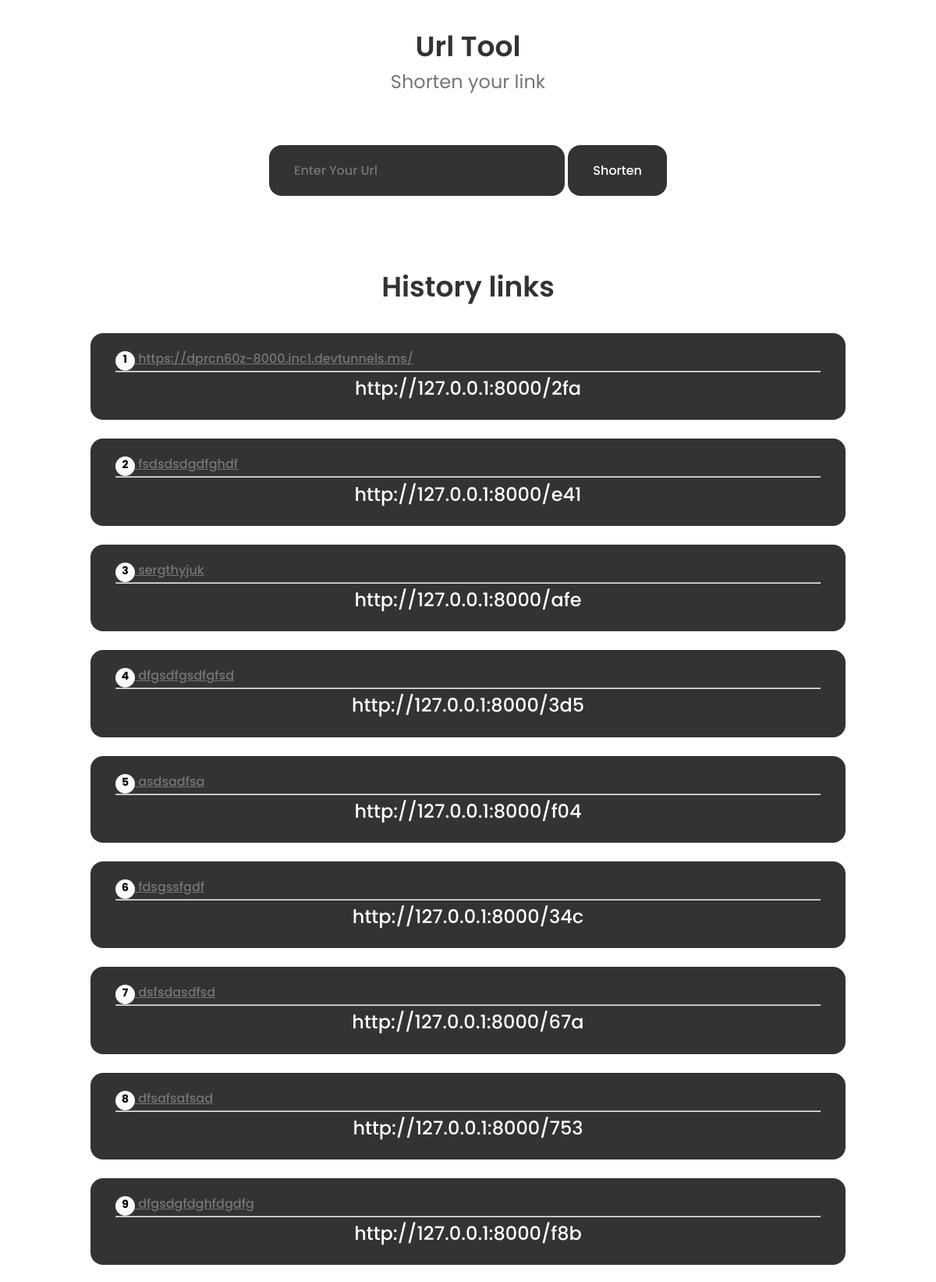
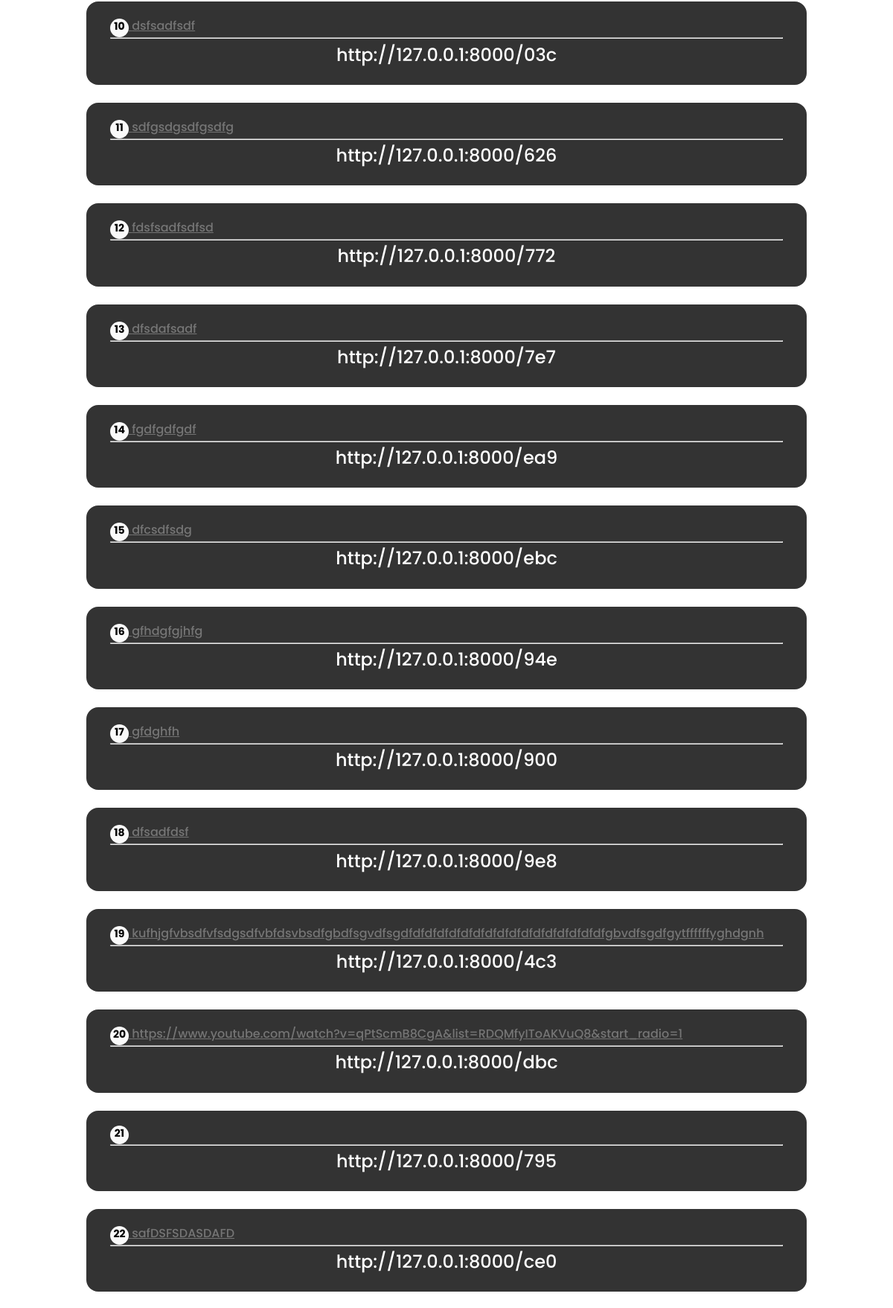
The page / (upper part) on the database its author committed (2 pictures, top to bottom).
### UrlShortener/models.py (models this page shows, shortened)
class Url(models.Model):
    url_link = models.CharField(max_length=10000)
    uuid = models.CharField(max_length=10)
    created_at =models.DateTimeField(auto_created=True,default=datetime.now)

### UrlShortener/views.py (the view)
# urls.py: path('', views.index, name='index'),
def index(request):
    urls= Url.objects.all().order_by('-created_at')
    context = {
         'urls':urls
    }
    return render(request, 'index.html',context)

### UrlShortener/templates/index.html (shortened to what this page needs)
{% extends 'base.html' %}
{% block mainContent%}
  <section class="container section  flex ">
      <form id="url_form" class="container">
          <input  type="text" name="url_link" id="url_link" placeholder="Enter Your Url">
          <button type="submit" class="button" id="shorten">Shorten</button>
      </form>
  </section>
          {% load static%}
     <br>
     <section class="section">
      <h1 class="section_title">
        History links
     </h1>
      <ul class="grid  container section" >
        {% for url in urls %}
            <li class="link_div">
              <a class="light_text" href="{{url.url_link}}" target="_blank"> <div class="number ">  {{forloop.counter}}</div> {{url.url_link}} </a>
               <hr>
               <a  class='section_subtitle shortlink' target="_blank" href="http://127.0.0.1:8000/{{url.uuid}}">http://127.0.0.1:8000/{{url.uuid}}</a>
            </li>
        {% endfor %}
    </ul>
   </section>
   {%endblock%}

### static/styles.css (style rules this page uses)
:root { --hue: 0; --sat: 0%; --title-color: hsl(var(--hue), var(--sat), 20%); --title-color-dark: hsl(var(--hue), var(--sat), 0%); --text-color: hsl(var(--hue), var(--sat), 46%); --body-color: hsl(var(--hue), var(--sat), 98%); --container-color: #ffffff; --body-font: "Poppins", sans-serif; --big-font-size: 3.5rem; --h1-font-size: 2.25rem; --h2-font-size: 1.5rem; --h3-font-size: 1.25rem; --normal-font-size: 1rem; --small-font-size: 0.875rem; --smaller-font-size: 0.813rem; --tiny-font-size: 0.625rem; --font-normal: 400; --font-medium: 500; --font-semi-bold: 600; --mb-0-25: 0.25rem; --mb-0-5: 0.5rem; --mb-0-75: 0.75rem; --mb-1: 1rem; --mb-1-5: 1.5rem; --mb-2: 2rem; --mb-2-5: 2.5rem; --mb-3: 3rem; }
* { margin: 0; padding: 0; box-sizing: border-box; }
html { scroll-behavior: smooth; }
body, button, input { font-family: var(--body-font); font-size: var(--normal-font-size); }
body { background-color:var(--container-color); color: var(--text-color); }
h1, h2, h3 { color: var(--title-color); font-weight: var(--font-semi-bold); }
ul { list-style: none; }
.link_div .shortlink { text-decoration: none; color: var(--container-color); margin: 0.2rem auto; overflow: hidden; }
.light_text { color: var(--text-color); overflow: hidden; }
input { border: none; outline: none; }
button { cursor: pointer; border: none; outline: none; }
.section { padding: 2rem 0 2rem 0; }
.section_title { font-size: var(--h1-font-size); color: var(--title-color); }
.section_subtitle { display: block; font-size: var(--h2-font-size); }
.section_title, .section_subtitle { text-align: center; }
.container { max-width: 968px; margin-left: auto; margin-right: auto; overflow: hidden; }
.grid { display: grid; gap: 1.5rem; }
.flex { display: flex; align-items: center; justify-content: center; flex-direction: row; }
.button,input,.links { display: inline-block; background-color: var(--title-color); color: var(--container-color); padding: 1.25rem 2rem; border-radius: 1rem; font-weight: var(--font-medium); }
.link_div { background-color: var(--title-color); color: var(--tiny-font-size); padding: 1.25rem 2rem; border-radius: 1rem; font-weight: var(--font-medium); }
.number { display: inline-block; width:25px; height:25px; text-align: center; border-radius: 50%; font-size: var(--small-font-size); font-weight: bolder; background-color: var(--body-color); color:var(--title-color-dark) }

### rows shown on the page
Url: url_link "https://dprcn60z-8000.inc1.devtunnels.ms/", uuid "2fa"
Url: url_link "fsdsdsdgdfghdf", uuid "e41"
Url: url_link "sergthyjuk", uuid "afe"
Url: url_link "dfgsdfgsdfgfsd", uuid "3d5"
Url: url_link "asdsadfsa", uuid "f04"
Url: url_link "fdsgssfgdf", uuid "34c"
Url: url_link "dsfsdasdfsd", uuid "67a"
Url: url_link "dfsafsafsad", uuid "753"
Url: url_link "dfgsdgfdghfdgdfg", uuid "f8b"
Url: url_link "dsfsadfsdf", uuid "03c"
Url: url_link "sdfgsdgsdfgsdfg", uuid "626"
Url: url_link "fdsfsadfsdfsd", uuid "772"
Url: url_link "dfsdafsadf", uuid "7e7"
Url: url_link "fgdfgdfgdf", uuid "ea9"
Url: url_link "dfcsdfsdg", uuid "ebc"
Url: url_link "gfhdgfgjhfg", uuid "94e"
Url: url_link "gfdghfh", uuid "900"
Url: url_link "dfsadfdsf", uuid "9e8"
Url: url_link "kufhjgfvbsdfvfsdgsdfvbfdsvbsdfgbdfsgvdfsgdfdfdfdfdfdfdfdfdfdfdfdfdfdfdfdfdfgbvdfsgdfgytffffffyghdgnh", uuid "4c3"
Url: url_link "https://www.youtube.com/watch?v=qPtScmB8CgA&list=RDQMfyIToAKVuQ8&start_radio=1", uuid "dbc"
Url: uuid "795"
Url: url_link "safDSFSDASDAFD", uuid "ce0"
